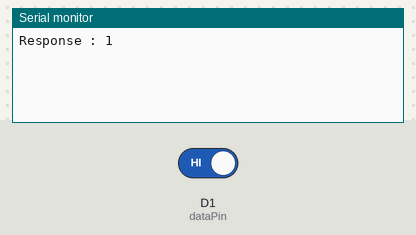
A sketch run on a simulated ESP8266 (NodeMCU). Shown: the last lines printed to the serial monitor. Inputs (shaded band) come from the test bench; at power-on: D1 (dataPin) HIGH.

Above: at 2.2 s.
2.3 s: D1 (dataPin) driven LOW
At 2.9 s:
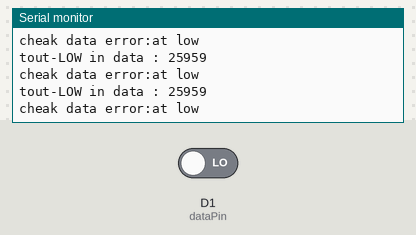
3.8 s: D1 (dataPin) driven HIGH
At 4.9 s:
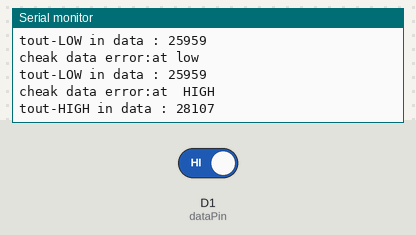

The sketch:

DHT11__Sensor.ino
```cpp
/* Auther name= Rohit Maurya
 *  Date- 12/1/2020
 *  Discription- This code use to print temperature and Humidity on serial port
 *  (all code writen in c -  language)
 */


// difine DHT11 data pin here
#define dataPin D1

// variable to use calculate the temperature and Humididty
unsigned long int DHT11_data = 0; // DHT11 store data
uint8_t  cnt = 0;
long tout;
float Temperature = 0;
float Humidity = 0;
uint8_t bits[5];

// function
void Start();
bool cheaksum();
void responseTime();
void data_receive();
bool flag = false;

void setup()
{
  //set the baud rate
  Serial.begin(9600);
  delay(1000); // delay 1 sec
}

void loop() {

  Start();
  responseTime();
  data_receive();
  //  if (cheaksum())
  //  {
  Serial.print("Temperature : ");
  Serial.print(String(Temperature));
  Serial.print("\t");
  Serial.print("Humidity : ");
  Serial.println(String(Humidity));
  delay(3000);
  //  }
}
 /******************************************************************
  * name- Start()
  * return - void
  * parameter -
  *
  * discription- 1.send the high value to DHT11 for 1sec
  *              2. Than ,Low Value for 18 msec
  *              3. After that DHT 11 start to send the data
  *              4. change data pinMode to input and wait 40 msec delay
  */
void Start()
{
  pinMode(dataPin, OUTPUT);
  digitalWrite(dataPin, HIGH);
  delay(1000);
  digitalWrite(dataPin, LOW);
  delay(18);                    // process must take lest 18 ms time
  digitalWrite(dataPin, HIGH);
  pinMode(dataPin, INPUT);
  delayMicroseconds(40);


  Serial.println("Response : " + String(digitalRead(dataPin)) );

}
/*****************************************************************************************
 * Name- responseTime()
 * return- void
 * parameter -
 * discription- cheak response of DHT11 sensor
 *
 */
void responseTime()
{
  tout = micros();
  while (digitalRead(dataPin) == LOW);

  if ((micros() - tout) > 80)
  {

    Serial.println("tout-LOW : " + String((micros() - tout) ));
  }

  tout = micros();
  while (digitalRead(dataPin) == HIGH);

  if ((micros() - tout) > 80)
  {
    Serial.println("cheak error:at HIGH");

    Serial.println("tout-HIGH : " + String((micros() - tout) ));
  }
  Serial.println("response done:");
}

/*************************************************************************************
 * Name- data_receive()
 * return- void
 * parametre - mask,idx
 *
 *dis- DHT11 send 5 bytes of data and store bits variable
 */
void data_receive()
{
  uint8_t  mask = 128;
  uint8_t idx = 0;
  //  DHT11_data = 0;
  for (uint8_t i = 40; i != 0; i--)
  {

    tout = micros();
    if (digitalRead(dataPin) == LOW)
    {
      if ((micros() - tout) > 50)
      {
        Serial.println("cheak data error:at low");
        Serial.println("tout-LOW in data : " + String((micros() - tout) ));

      }
    }

    tout = micros();
    while (digitalRead(dataPin) == HIGH)
    {
      if ((micros() - tout) > 80)
      {
        Serial.println("cheak data error:at  HIGH");
        Serial.println("tout-HIGH in data : " + String((micros() - tout) ));
        delay(5000);
      }

    }


    if ((micros() - tout) > 40)
    {
      bits[idx] |= mask;
    }
    mask >>= 1;
    if (mask == 0)   // next byte?
    {
      mask = 128;
      idx++;
    }
  } // while(cnt) loop ENDS HERE


  Temperature = ((bits[2] + bits[3]));
  Humidity =  ((bits[0] + bits[1]));
  Serial.println(String((int)bits[4]));
  Serial.println(String(bits[2] + bits[3] + bits[0] + bits[1]));
  Serial.println("data received:");

} // data receive
/*************************************************************************************
 * name- cheaksum()
 * return - bool
 */
//bool cheaksum()
//{
//  if ( (bits[4])&0xff  == (bits[0] + bits[1] + bits[2] + bits[3]) & 0xff)
//  {
//    //    Temperature = bits[2] + bits[3] * 0.1 ;
//    //    Humidity =  bits[0] + bits[1] * 0.1;
//    Serial.println("cheak sum done:");
//  }
//}
```

Measured:
- after the input at 2.3 s, the serial monitor: prints a new line at once (image 1)
- after the input at 3.8 s, the serial monitor: prints a new line at once (image 2)
